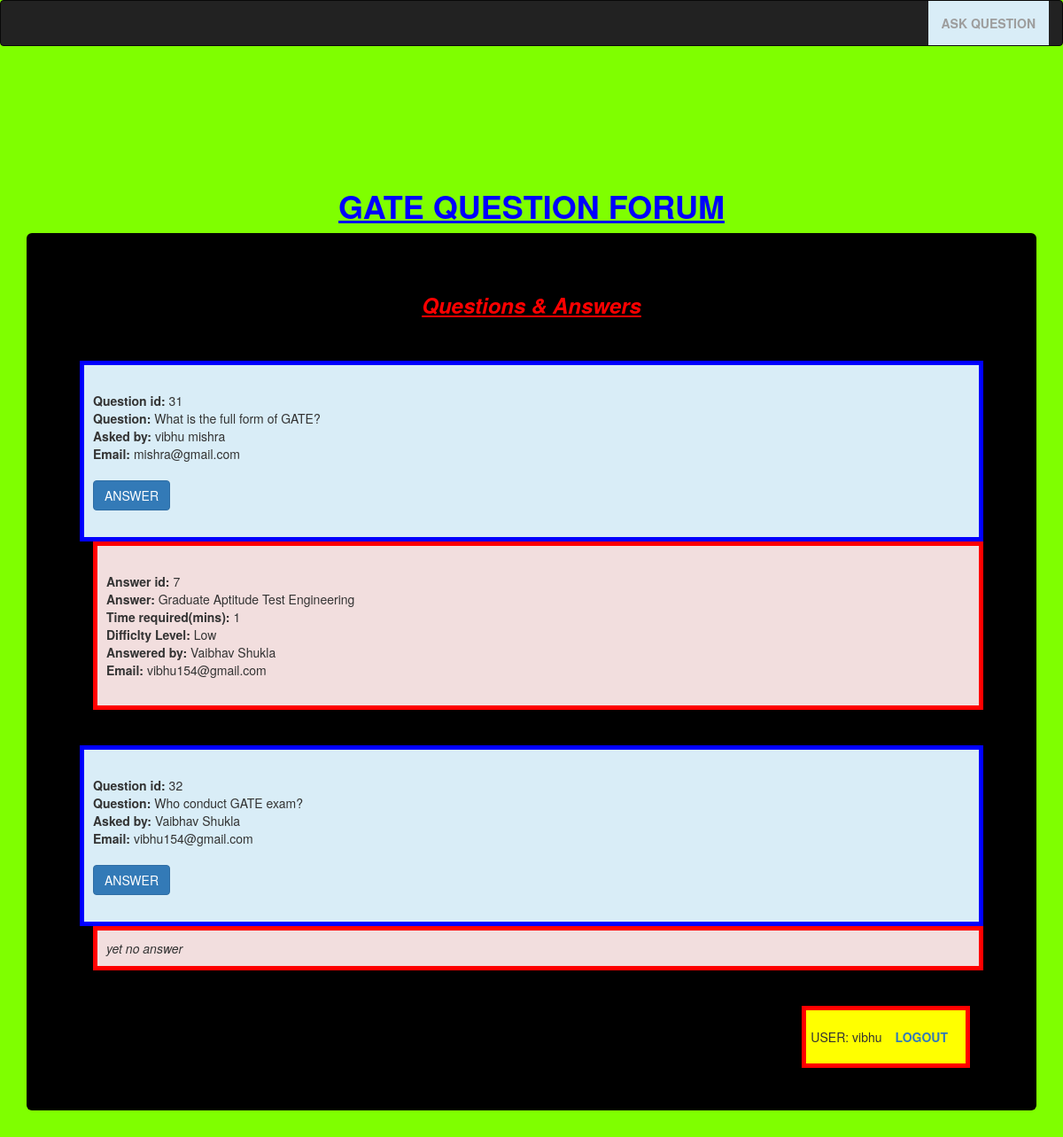
The page /home.php (signed in) on the database its author committed.
### tables this page shows
CREATE TABLE `questionaddition` (
  `id` int(50) NOT NULL,
  `que` varchar(500) NOT NULL,
  `name` text NOT NULL,
  `email` varchar(50) NOT NULL
);

CREATE TABLE `answers` (
  `id` int(10) NOT NULL,
  `qid` int(10) NOT NULL,
  `answer` varchar(1000) NOT NULL,
  `timerq` int(10) NOT NULL,
  `diff` text NOT NULL,
  `name` varchar(50) NOT NULL,
  `email` varchar(50) NOT NULL
);

### home.php (the view, shortened to what this page needs)
<!DOCTYPE html>
<html>
<head>
    <link rel="stylesheet" href="https://maxcdn.bootstrapcdn.com/bootstrap/3.4.1/css/bootstrap.min.css">
</head>
<body style="background-color: #7FFF00">
	<nav class="navbar navbar-inverse" >
        <div class="container-fluid">
            <ul class="nav navbar-nav bg-info" style="float:right">
                <li><a href="question.php"><b>ASK QUESTION</b></a></li>
            </ul>
        </div>
    </nav>
     <br><br><br><br><br><br>
        <div class="container">
            <h1  style="text-align: center; color: blue;"> <b><u>GATE QUESTION FORUM</u></b></h1>
            <div class="jumbotron" style="background-color: black;">
                <h3 style="text-align: center; color: red;"><b><i><u>Questions & Answers</u></i></b></h3>
                <?php
include 'database.php';
$sql = "SELECT id, que, name, email FROM questionaddition";
$result = $conn->query($sql);
if ($result->num_rows > 0)
        while($row = $result->fetch_assoc()) :?>
                <br><br>
        <div class="bg-info" style="border: 5px solid blue; padding: 10px;">
            <form method="post" action="answer.php">
                <br><b> Question id:</b> <?php echo $row["id"]; ?>
                <br><b> Question:</b> <?php echo $row["que"]; ?>
                <br><b> Asked by:</b> <?php echo $row["name"]; ?>
                <br><b> Email:</b> <?php echo $row["email"]; ?>   <br>
                <input type="hidden" name="id" value="<?php echo $row['id']; ?>"/><br>
                <button type="submit" class="btn btn-primary btn-small" >ANSWER</button><br><br>
            </form>
        </div>
        <?php
        $queid = $row["id"];
        $ql = "SELECT * FROM answers WHERE qid = '$queid'";
$resul = $conn->query($ql);
if ($resul->num_rows > 0) {
    while($ro = $resul->fetch_assoc()) {
        echo "<div class=\"bg-danger tabcontent\" style=\"border: 5px solid red; padding: 10px; margin-left: 15px;\">";
        echo "<form>";
        echo "<br><b> Answer id:</b> ". $ro["id"] . "<br><b> Answer:</b> ". $ro["answer"] . "<br><b> Time required(mins):</b> " . $ro ["timerq"] . "<br><b> Difficlty Level:</b> ". $ro["diff"] ."<br><b> Answered by:</b> " . $ro["name"] . "<br><b> Email:</b> " . $ro["email"] ."<br>" ;
        echo "<br></form></div>";
    }
} else {
    echo "<div class=\"bg-danger tabcontent\" style=\"border: 5px solid red; padding: 10px; margin-left: 15px;\"><i>yet no answer</i></div>";
}
endwhile;
     ?><br><br>
        <div class="container-fluid">
            <ul class="nav navbar-nav " style="float:right; background: yellow; border: solid; border-width: 5px; border-color: red; padding: 5px;">
                <li style="margin-top: 15px;">USER: <?php echo $_SESSION['username']; ?></li>
                <li><a href="logout.php"><b>LOGOUT</b></a></li>
            </ul>
        </div>
        </div>
    </div>
</body>
</html>

### rows shown on the page
questionaddition: id "31", que "What is the full form of GATE?", name "vibhu mishra", email "mishra@gmail.com"
answers: id "7", answer "Graduate Aptitude Test Engineering", timerq "1", diff "Low", name "Vaibhav Shukla", email "vibhu154@gmail.com"
questionaddition: id "32", que "Who conduct GATE exam?", name "Vaibhav Shukla", email "vibhu154@gmail.com", shows "yet no answer"

### other values the page prints
$_SESSION['username'] "vibhu"
